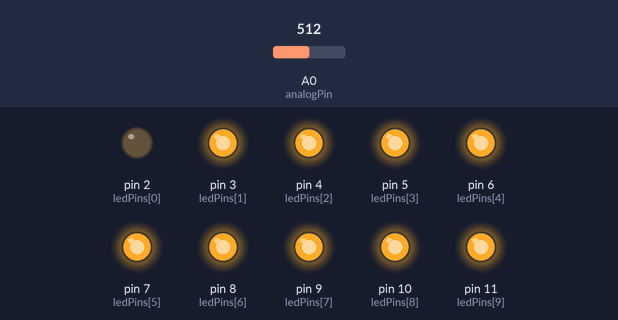
The sketch below on a simulated Arduino Uno, built with avr-gcc and run on an emulated ATmega328P. Parts: output pins drawn as LEDs (lit = HIGH). Inputs (shaded band) come from the test bench; at power-on: A0 (analogPin) = 512.

Above: at 8.0 s.
8.1 s: A0 (analogPin) set to 306
At 14.0 s:
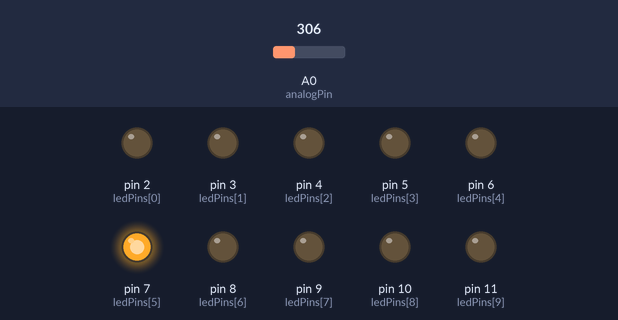
15.7 s: A0 (analogPin) set to 122
At 21.6 s:
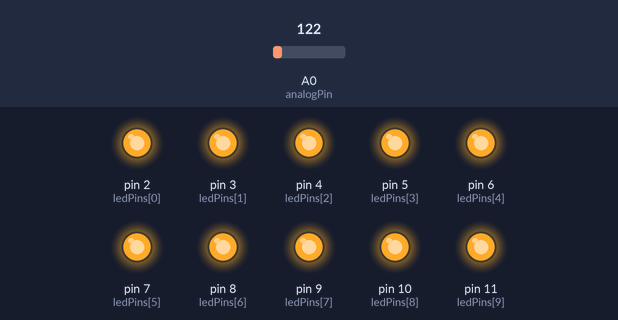
23.3 s: A0 (analogPin) set to 511
At 27.1 s:
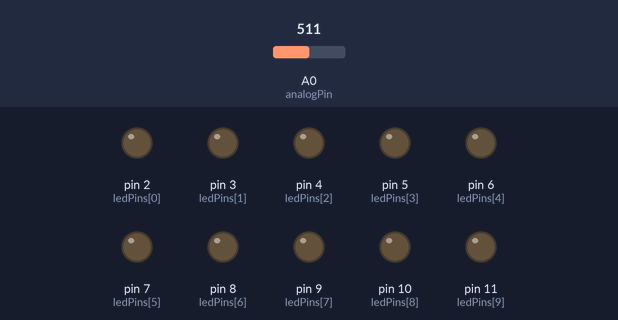
Timing chart, 0 to 36.9 s (numbered marks = the images above; inputs shaded):
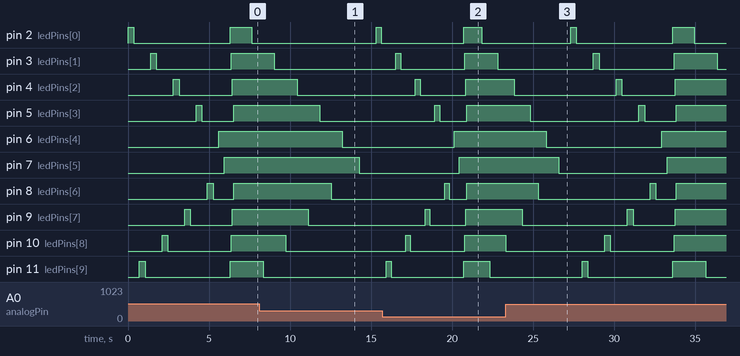

The sketch:

sketch_may17a.ino
```cpp
const int analogPin = A0;
const int ledCount = 10;
int num=0;
int ledPins[]={2, 3, 4, 5, 6, 7, 8, 9, 10, 11};

void setup() {
  for(int thisLed=0; thisLed<ledCount; thisLed++){
    pinMode(ledPins[thisLed],OUTPUT);
  }
  Serial.begin(9600);
}

void loop() {

  int sensorValue=analogRead(analogPin);
  int ledLevel = map(sensorValue, 0, 1023, 5, ledCount);


  digitalWrite(2,HIGH);
  delay( ledLevel*50);
 digitalWrite(2,LOW);
   delay( ledLevel*50);

 digitalWrite(11,HIGH);
 delay( ledLevel*50);
 digitalWrite(11,LOW);
  delay( ledLevel*50);

 digitalWrite(3,HIGH);
 delay( ledLevel*50);
 digitalWrite(3,LOW);
  delay( ledLevel*50);

 digitalWrite(10,HIGH);
 delay( ledLevel*50);
 digitalWrite(10,LOW);
  delay( ledLevel*50);


 digitalWrite(4,HIGH);
 delay( ledLevel*50);
 digitalWrite(4,LOW);
  delay( ledLevel*50);


 digitalWrite(9,HIGH);
 delay( ledLevel*50);
 digitalWrite(9,LOW);
  delay( ledLevel*50);

 digitalWrite(5,HIGH);
 delay( ledLevel*50);
 digitalWrite(5,LOW);
  delay( ledLevel*50);

 digitalWrite(8,HIGH);
 delay( ledLevel*50);
 digitalWrite(8,LOW);
  delay( ledLevel*50);


if(!(num%2)){
 digitalWrite(6,HIGH);
 delay( ledLevel*50);

 digitalWrite(7,HIGH);
 delay( ledLevel*50);

    digitalWrite(2,HIGH);
    digitalWrite(11,HIGH);
  delay(ledLevel*10);

  digitalWrite(3,HIGH);
    digitalWrite(10,HIGH);
  delay(ledLevel*10);

  digitalWrite(4,HIGH);
    digitalWrite(9,HIGH);
  delay(ledLevel*10);

 digitalWrite(5,HIGH);
    digitalWrite(8,HIGH);
  delay(ledLevel*10);
}
 else{
 delay( ledLevel*50);
 digitalWrite(6,LOW);
 delay( ledLevel*100);

 delay( ledLevel*50);
 digitalWrite(7,LOW);
 delay( ledLevel*50);
 }


 delay( ledLevel*100);
   num++;
}


 /* for(int thisLed=0; thisLed<ledCount; thisLed++){
    if (thisLed<=ledLevel){
      digitalWrite(ledPins[thisLed],HIGH);
    }
    else{
      digitalWrite(ledPins[thisLed],LOW);
    }
  }
*/
```
